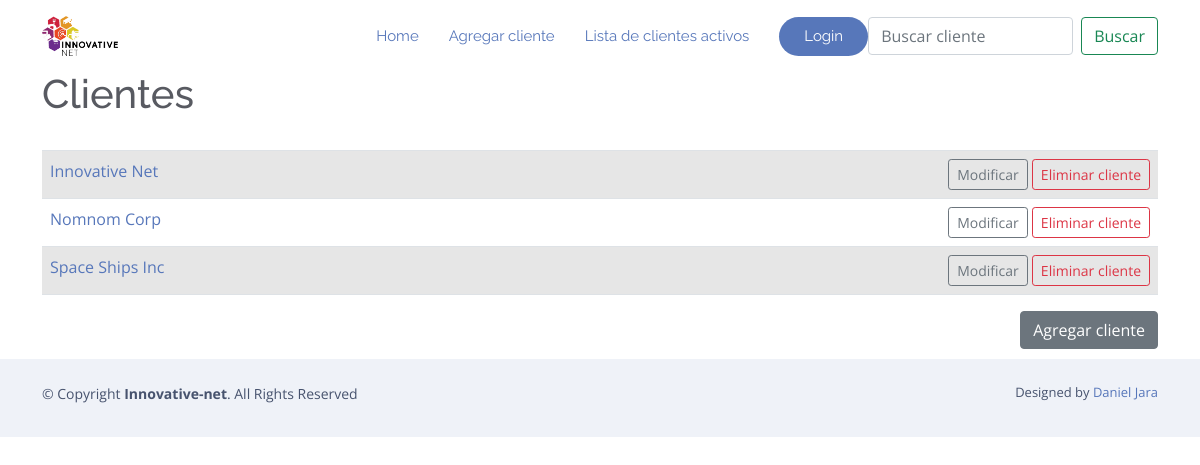
Before: /clientes with the older database file.
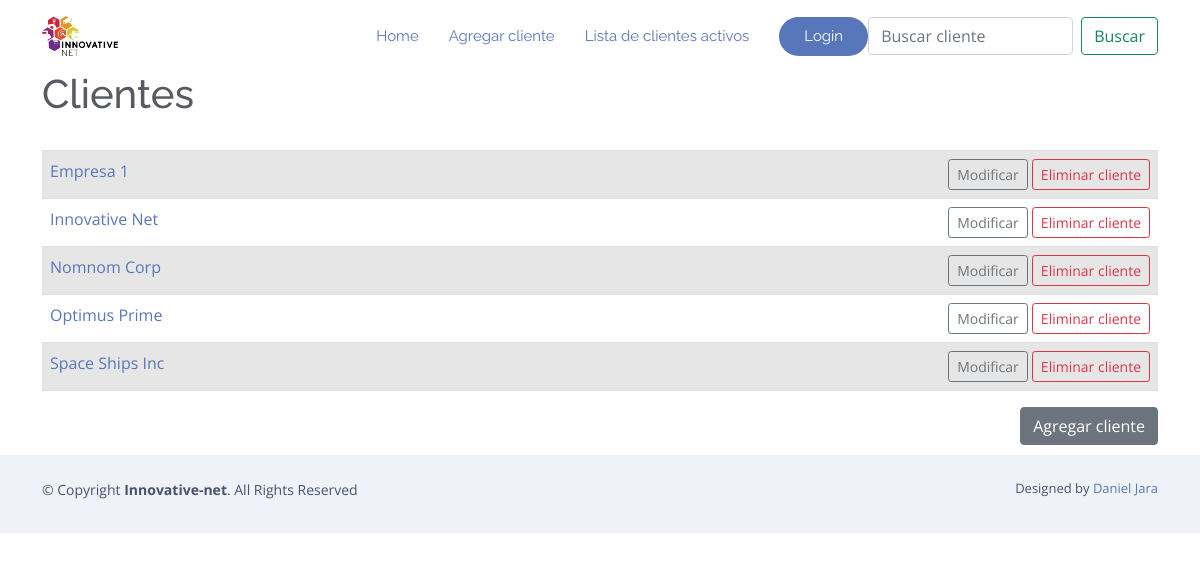
After: the same page with the newer database file.
### RPA/models.py (models this page shows)
class Cliente(models.Model):
    usuario = models.ForeignKey(User, on_delete=models.CASCADE, null=True, blank=True)
    nombre = models.CharField('Nombre de la compañia cliente',max_length=200)
    encargado = models.CharField('Nombre del contacto dentro de la empresa',max_length
    =120)
    puesto_encargado = models.CharField('Puesto del contacto',max_length
    =120)
    numero_contacto=models.CharField('Numero de telefono para contactar',max_length
    =10)
    correo_contacto=models.EmailField('Correo para contactar',blank=True)
    lugar_de_mantenimiento = models.CharField('Lugar en que se realizara el mantenimiento',max_length
    =120,blank=True)
    descripcion_cotizacion = models.TextField('Descripcion de la cotizacion',blank=True)
    fecha = models.DateTimeField('Fecha de realizacion de la cotizacion',blank=True,null=True)
    mantenimiento = models.ManyToManyField(Mantenimiento, blank=True, related_name='cliente')
    dispositivo = models.ManyToManyField(Dispositivo, blank=True, related_name="cliente")
    def __str__(self):
        return self.nombre
    class Meta:
        ordering = ['nombre']

### RPA/views.py (the view)
# urls.py: path('clientes',views.todos_clientes, name='lista_clientes'),
def todos_clientes(request):
    lista_clientes = Cliente.objects.all()
    return render(request,'mantenimientos/Clientes.html',{'lista_clientes':lista_clientes})

### RPA/templates/mantenimientos/Clientes.html
{% extends 'mantenimientos/base.html'%}
{% load static %}
{% block body %}
        <h1>Clientes</h1>
        <br/>
        <table class="table table-striped table-hover table bordered">
        {% for cliente in lista_clientes %}
                <tr>
                        <td>
                              <a href="{% url 'mostrar_cliente' cliente.id %}"
                              >{{ cliente }}</a>
                                </td>
                        <td align="right">
                                <a href="{% url 'modificar_cliente' cliente.id %}">
                                        <button type="button" class="btn btn-outline-secondary btn-sm">Modificar</button>
                                </a>
                                <a href="{% url 'eliminar_cliente' cliente.id%}">
                                        <button type="button" class="btn btn-outline-danger btn-sm">Eliminar cliente</button>
                                </a>
                        </td>
                </tr>
        {% endfor %}
        </table>
        <a href="{% url 'agregar_cliente' %}">
                        <button type="button" class="btn btn-secondary"style="float: right">Agregar cliente</button>
        </a>
        <br/>
        <br/>
{% endblock %}

### RPA/templates/mantenimientos/base.html (shortened to what this page needs)
{% load static %}
<!DOCTYPE html>
<html lang="en">
<head>
  <link rel="stylesheet" href="https://stackpath.bootstrapcdn.com/bootstrap/4.5.0/css/bootstrap.min.css">
  <link href="{% static '\vendor\aos\aos.css' %}" rel="stylesheet">
  <link href="{% static '\vendor\bootstrap\css\bootstrap.min.css' %}" rel="stylesheet">
  <link href="{% static '\vendor\bootstrap-icons\bootstrap-icons.css' %}" rel="stylesheet">
  <link href="{% static '\vendor\boxicons\css\boxicons.min.css' %}" rel="stylesheet">
  <link href="{% static '\vendor\glightbox\css\glightbox.min.css' %}" rel="stylesheet">
  <link href="{% static '\vendor\swiper\swiper-bundle.min.css' %}" rel="stylesheet">
  <link href="{% static '\css\style.css' %}" rel="stylesheet">
</head>
<body style="padding-top: 70px;">
  <header id="header" class="fixed-top  header-transparent ">
    <div class="container d-flex align-items-center justify-content-between">
      <div class="logo">
        <a href="https://www.innovative-net.mx/"><img src="{% static '\assets\img\horizontal blanco.png' %}" alt="" class="img-fluid"></a>
      </div>
      <nav id="navbar" class="navbar">
        <ul>
          <li><a class="nav-link scrollto active" href="{% url 'home' %}">Home</a></li>
          <li><a class="nav-link scrollto active" href="{% url 'agregar_cliente' %}">Agregar cliente</a></li>
          <li><a class="nav-link scrollto active" href="{% url 'lista_clientes' %}">Lista de clientes activos</a></li>
          {% if request.user.is_authenticated %}
          <li><a class="nav-link scrollto" href="{% url 'logout' %}">Logout</a></li>
          <li><a class="getstarted scrollto" href="" >{{request.user}}</a></li>
          {% else %}
          <li><a class="getstarted scrollto" href="{% url 'login'  %}" >Login</a></li>
          {% endif %}
        </ul>
        <form class="d-flex" method="POST" action="{% url 'buscar_clientes' %}">
          <input class="form-control me-2" type="search" placeholder="Buscar cliente"
                 aria-label="Buscar cliente" name="searched">
          <button class="btn btn-outline-success" type="submit">
            Buscar
          </button>
        </form>
      </nav>
    </div>
  </header>
    <div class="container-sm">
      {% block body %}
      {% endblock %}
    </div>
        <footer id="footer">
            <div class="container py-4">
              <div class="copyright">
                &copy; Copyright <strong><span>Innovative-net</span></strong>. All Rights Reserved
              </div>
              <div class="credits">
                Designed by <a href="https://bootstrapmade.com/">Daniel Jara</a>
              </div>
            </div>
          </footer>
</body>
        </html>

### RPA/static/css/style.css (style rules this page uses)
body { font-family: "Open Sans", sans-serif; color: #585a61; }
a { color: #5777ba; text-decoration: none; }
h1, h2, h3, h4, h5, h6 { font-family: "Raleway", sans-serif; }
#header { transition: all 0.5s; z-index: 997; transition: all 0.5s; padding: 15px 0; background: rgba(255, 255, 255, 0.95); }
#header.header-transparent { background: transparent; }
#header .logo img { margin: 0; max-height: 40px; }
.navbar { padding: 0; }
.navbar ul { margin: 0; padding: 0; display: flex; list-style: none; align-items: center; }
.navbar li { position: relative; }
.navbar a, .navbar a:focus { display: flex; align-items: center; justify-content: space-between; padding: 10px 0 10px 30px; font-family: "Raleway", sans-serif; font-size: 15px; color: #47536e; white-space: nowrap; transition: 0.3s; }
.navbar a:hover, .navbar .active, .navbar .active:focus, .navbar li:hover > a { color: #5777ba; }
.navbar .getstarted { background: #5777ba; color: #fff; padding: 12px 25px; margin-left: 30px; color: #fff; line-height: 1; border-radius: 50px; }
#footer { background: #fff; padding: 0 0 30px 0; color: #47536e; font-size: 14px; background: #eff2f8; }
#footer .copyright { text-align: center; float: left; color: #47536e; }
#footer .credits { float: right; text-align: center; font-size: 13px; color: #47536e; }

Changed rows visible on the page:
added Cliente: nombre "Empresa 1"
added Cliente: nombre "Optimus Prime"
